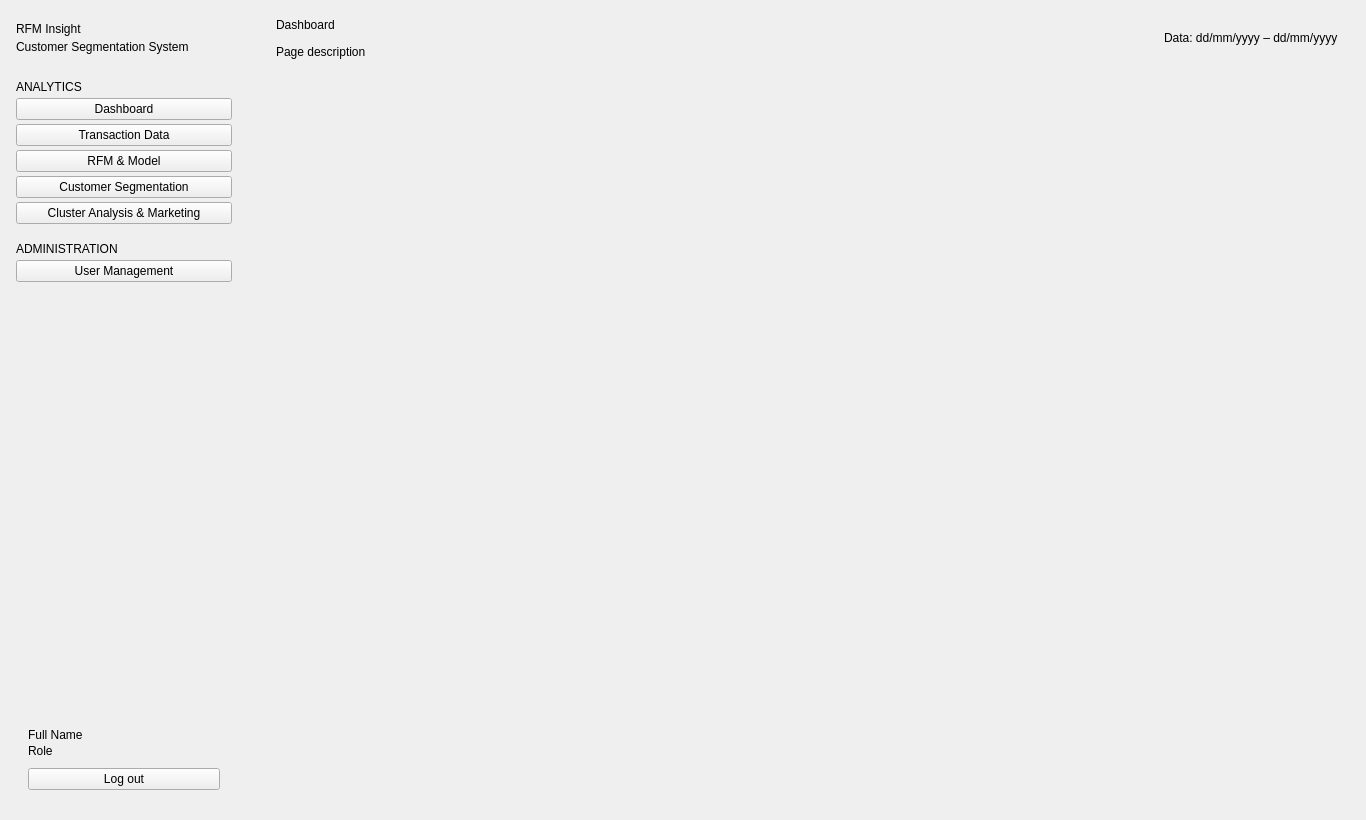
<?xml version="1.0" encoding="UTF-8"?>
<ui version="4.0">
 <class>MainWindow</class>
 <widget class="QMainWindow" name="MainWindow">
  <property name="geometry">
   <rect><x>0</x><y>0</y><width>1366</width><height>820</height></rect>
  </property>
  <property name="minimumSize">
   <size><width>1150</width><height>700</height></size>
  </property>
  <property name="windowTitle">
   <string>RFM Insight – Customer Segmentation System</string>
  </property>
  <widget class="QWidget" name="centralwidget">
   <layout class="QHBoxLayout" name="rootLayout">
    <property name="spacing"><number>0</number></property>
    <property name="leftMargin"><number>0</number></property>
    <property name="topMargin"><number>0</number></property>
    <property name="rightMargin"><number>0</number></property>
    <property name="bottomMargin"><number>0</number></property>

    <!-- ================= SIDEBAR ================= -->
    <item>
     <widget class="QFrame" name="sidebar">
      <property name="minimumSize"><size><width>248</width><height>0</height></size></property>
      <property name="maximumSize"><size><width>248</width><height>16777215</height></size></property>
      <layout class="QVBoxLayout" name="sidebarLayout">
       <property name="spacing"><number>4</number></property>
       <property name="leftMargin"><number>16</number></property>
       <property name="topMargin"><number>22</number></property>
       <property name="rightMargin"><number>16</number></property>
       <property name="bottomMargin"><number>18</number></property>
       <item>
        <widget class="QLabel" name="lblAppName">
         <property name="text"><string>RFM Insight</string></property>
        </widget>
       </item>
       <item>
        <widget class="QLabel" name="lblAppSubtitle">
         <property name="text"><string>Customer Segmentation System</string></property>
        </widget>
       </item>
       <item>
        <spacer name="spacerBrand">
         <property name="orientation"><enum>Qt::Vertical</enum></property>
         <property name="sizeType"><enum>QSizePolicy::Fixed</enum></property>
         <property name="sizeHint" stdset="0"><size><width>20</width><height>22</height></size></property>
        </spacer>
       </item>
       <item>
        <widget class="QLabel" name="lblMenuSection">
         <property name="text"><string>ANALYTICS</string></property>
        </widget>
       </item>
       <item>
        <widget class="QPushButton" name="btnNavDashboard">
         <property name="text"><string>Dashboard</string></property>
         <property name="checkable"><bool>true</bool></property>
         <property name="cssClass" stdset="0"><string>navButton</string></property>
        </widget>
       </item>
       <item>
        <widget class="QPushButton" name="btnNavTransactions">
         <property name="text"><string>Transaction Data</string></property>
         <property name="checkable"><bool>true</bool></property>
         <property name="cssClass" stdset="0"><string>navButton</string></property>
        </widget>
       </item>
       <item>
        <widget class="QPushButton" name="btnNavRfmModel">
         <property name="text"><string>RFM &amp;&amp; Model</string></property>
         <property name="checkable"><bool>true</bool></property>
         <property name="cssClass" stdset="0"><string>navButton</string></property>
        </widget>
       </item>
       <item>
        <widget class="QPushButton" name="btnNavSegmentation">
         <property name="text"><string>Customer Segmentation</string></property>
         <property name="checkable"><bool>true</bool></property>
         <property name="cssClass" stdset="0"><string>navButton</string></property>
        </widget>
       </item>
       <item>
        <widget class="QPushButton" name="btnNavMarketing">
         <property name="text"><string>Cluster Analysis &amp;&amp; Marketing</string></property>
         <property name="checkable"><bool>true</bool></property>
         <property name="cssClass" stdset="0"><string>navButton</string></property>
        </widget>
       </item>
       <item>
        <spacer name="spacerAdmin">
         <property name="orientation"><enum>Qt::Vertical</enum></property>
         <property name="sizeType"><enum>QSizePolicy::Fixed</enum></property>
         <property name="sizeHint" stdset="0"><size><width>20</width><height>14</height></size></property>
        </spacer>
       </item>
       <item>
        <widget class="QLabel" name="lblAdminSection">
         <property name="text"><string>ADMINISTRATION</string></property>
        </widget>
       </item>
       <item>
        <widget class="QPushButton" name="btnNavUsers">
         <property name="text"><string>User Management</string></property>
         <property name="checkable"><bool>true</bool></property>
         <property name="cssClass" stdset="0"><string>navButton</string></property>
        </widget>
       </item>
       <item>
        <spacer name="spacerSidebar">
         <property name="orientation"><enum>Qt::Vertical</enum></property>
         <property name="sizeHint" stdset="0"><size><width>20</width><height>40</height></size></property>
        </spacer>
       </item>
       <item>
        <widget class="QFrame" name="userBox">
         <layout class="QVBoxLayout" name="userBoxLayout">
          <property name="spacing"><number>2</number></property>
          <property name="leftMargin"><number>12</number></property>
          <property name="topMargin"><number>12</number></property>
          <property name="rightMargin"><number>12</number></property>
          <property name="bottomMargin"><number>12</number></property>
          <item>
           <widget class="QLabel" name="lblUserName">
            <property name="text"><string>Full Name</string></property>
           </widget>
          </item>
          <item>
           <widget class="QLabel" name="lblUserRole">
            <property name="text"><string>Role</string></property>
           </widget>
          </item>
          <item>
           <spacer name="spacerUserBox">
            <property name="orientation"><enum>Qt::Vertical</enum></property>
            <property name="sizeType"><enum>QSizePolicy::Fixed</enum></property>
            <property name="sizeHint" stdset="0"><size><width>20</width><height>8</height></size></property>
           </spacer>
          </item>
          <item>
           <widget class="QPushButton" name="btnLogout">
            <property name="text"><string>Log out</string></property>
           </widget>
          </item>
         </layout>
        </widget>
       </item>
      </layout>
     </widget>
    </item>

    <!-- ================= CONTENT ================= -->
    <item>
     <widget class="QFrame" name="contentArea">
      <layout class="QVBoxLayout" name="contentLayout">
       <property name="spacing"><number>0</number></property>
       <property name="leftMargin"><number>0</number></property>
       <property name="topMargin"><number>0</number></property>
       <property name="rightMargin"><number>0</number></property>
       <property name="bottomMargin"><number>0</number></property>
       <item>
        <widget class="QFrame" name="topBar">
         <property name="minimumSize"><size><width>0</width><height>76</height></size></property>
         <property name="maximumSize"><size><width>16777215</width><height>76</height></size></property>
         <layout class="QHBoxLayout" name="topBarLayout">
          <property name="leftMargin"><number>28</number></property>
          <property name="topMargin"><number>12</number></property>
          <property name="rightMargin"><number>28</number></property>
          <property name="bottomMargin"><number>12</number></property>
          <item>
           <layout class="QVBoxLayout" name="pageTitleLayout">
            <property name="spacing"><number>2</number></property>
            <item>
             <widget class="QLabel" name="lblPageTitle">
              <property name="text"><string>Dashboard</string></property>
             </widget>
            </item>
            <item>
             <widget class="QLabel" name="lblPageSubtitle">
              <property name="text"><string>Page description</string></property>
             </widget>
            </item>
           </layout>
          </item>
          <item>
           <spacer name="spacerTopBar">
            <property name="orientation"><enum>Qt::Horizontal</enum></property>
            <property name="sizeHint" stdset="0"><size><width>40</width><height>20</height></size></property>
           </spacer>
          </item>
          <item>
           <widget class="QLabel" name="lblDataRange">
            <property name="maximumSize"><size><width>16777215</width><height>30</height></size></property>
            <property name="text"><string>Data: dd/mm/yyyy – dd/mm/yyyy</string></property>
           </widget>
          </item>
         </layout>
        </widget>
       </item>
       <item>
        <widget class="QStackedWidget" name="stackPages"/>
       </item>
      </layout>
     </widget>
    </item>
   </layout>
  </widget>
 </widget>
 <resources/>
 <connections/>
</ui>
